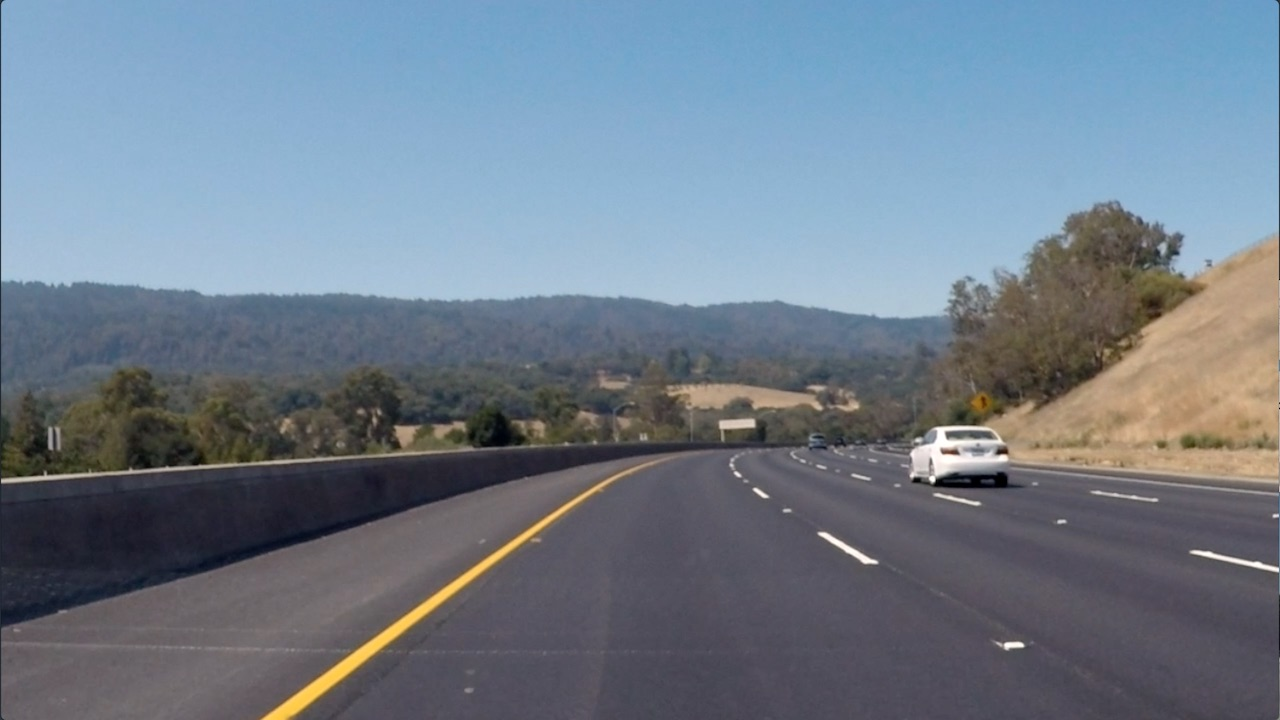
#> input picture test_images/test3.jpg, 1280 x 720 px
$ jupyter execute --allow-errors 'Lane Finding Using Computer Vision .ipynb'   (shell and % lines are left out)   (older library calls are emulated)
#> lines starting #> are read from the running program, lines starting #| are printed output that depends on the picture
[cell 1]
import numpy as np
import cv2
import glob
import matplotlib.pyplot as plt
import os
import pickle
from scipy.interpolate import UnivariateSpline
from scipy.signal import find_peaks_cwt
from moviepy.editor import VideoFileClip
from IPython.display import HTML
plt.figure(figsize=(10,8))
#> (this line was passed over: IPython is not available in this run)

[cell 2]
def display(image):
    plt.imshow(image),plt.show()

[cell 3]
def getCalibrationImages():
    images = glob.glob('camera_cal/calibration*.jpg')
    return images

[cell 4]
# [25 lines left out: function getObjImgpoints, not called in this run]

[cell 5]
# [4 lines left out: function getCalibrationImgSize, not called in this run]

[cell 6]
# [5 lines left out: function calibrateCamera, not called in this run]

[cell 7]
# [4 lines left out: function undistort, not called in this run]

[cell 8]
# [10 lines left out: function testundistort, not called in this run]

[cell 9]
def gettestimage():
    return(cv2.cvtColor(cv2.imread("test_images/test3.jpg"), cv2.COLOR_BGR2RGB))

[cell 10]
def warp_image(img,src,dst,img_size):
    # Apply perspective transform
    M      = cv2.getPerspectiveTransform(src, dst)
    warped = cv2.warpPerspective(img, M, img_size, flags=cv2.INTER_LINEAR)
    Minv   = cv2.getPerspectiveTransform(dst, src)

    return warped,Minv

[cell 11]
def apply_perspective_transform(image):
    # Applies bird-eye perspective transform to an image
    height,width = image.shape[0],image.shape[1]
#> height = 720; width = 1280

    Topleftpoint     = [np.uint(width/2) - .25*np.uint(width/2),np.uint(height/1.5)]
#> Topleftpoint = [480, 480]
    Toprightpoint    = [np.uint(width/2) + .25*np.uint(width/2),np.uint(height/1.5)]
#> Toprightpoint = [800, 480]
    Bottomleftpoint  = [0                                      ,np.uint(height)    ]
#> Bottomleftpoint = [0, 720]
    Bottomrightpoint = [np.uint(width)                         ,np.uint(height)    ]
#> Bottomrightpoint = [1280, 720]

    src              = np.float32([Bottomleftpoint,Bottomrightpoint,Toprightpoint,Topleftpoint])
#> src = [[0, 720], [1280, 720], [800, 480], [480, 480]]
    dst              = np.float32([[0,height]     ,[width,height]  ,[width,0]    ,[0,0]       ])
#> dst = [[0, 720], [1280, 720], [1280, 0], [0, 0]]

    warped,Minv_warp = warp_image(image,src,dst,(width,height)) # returns birds eye image
#> in warp_image, `M      = cv2.getPerspectiveTransform(src, dst)`: M = [[-0.8, -1.6, 1152], [0, -2.4, 1152], [0, -0.0025, 1]]
#> in warp_image, `warped = cv2.warpPerspective(img, M, img_size, flags=cv2.INTER_LINEAR)`:
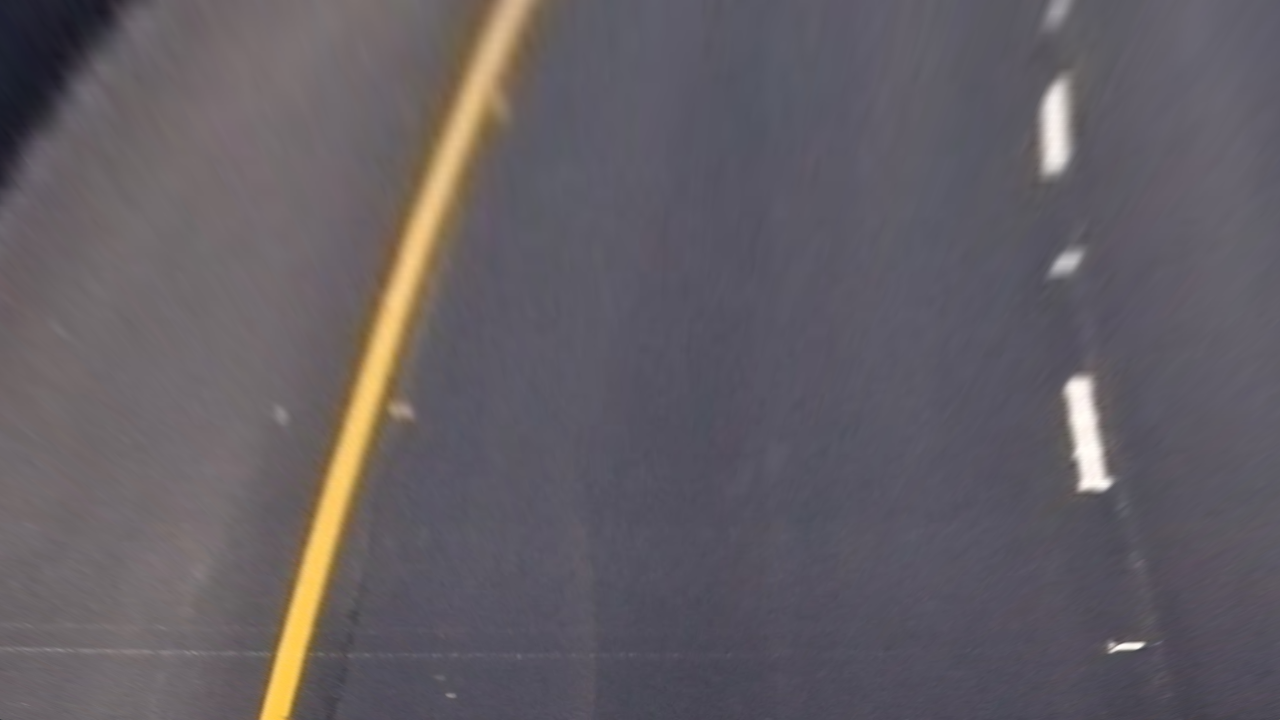
#> warped: shape (720, 1280, 3); mean R, G, B 99, 93.8, 99.5
#> in warp_image, `Minv   = cv2.getPerspectiveTransform(dst, src)`: Minv = [[0.25, -0.667, 480], [0, -0.417, 480], [0, -0.00104, 1]]
#> Minv_warp has the same summary as Minv in warp_image

    return warped,Minv_warp

[cell 12]
warped,_ =apply_perspective_transform(gettestimage())
display(warped)
#> (the call stopped at in display, `plt.imshow(image),plt.show()`: IPython is not available in this run)

$ run again, with test_images/test1.jpg copied over test_images/test3.jpg
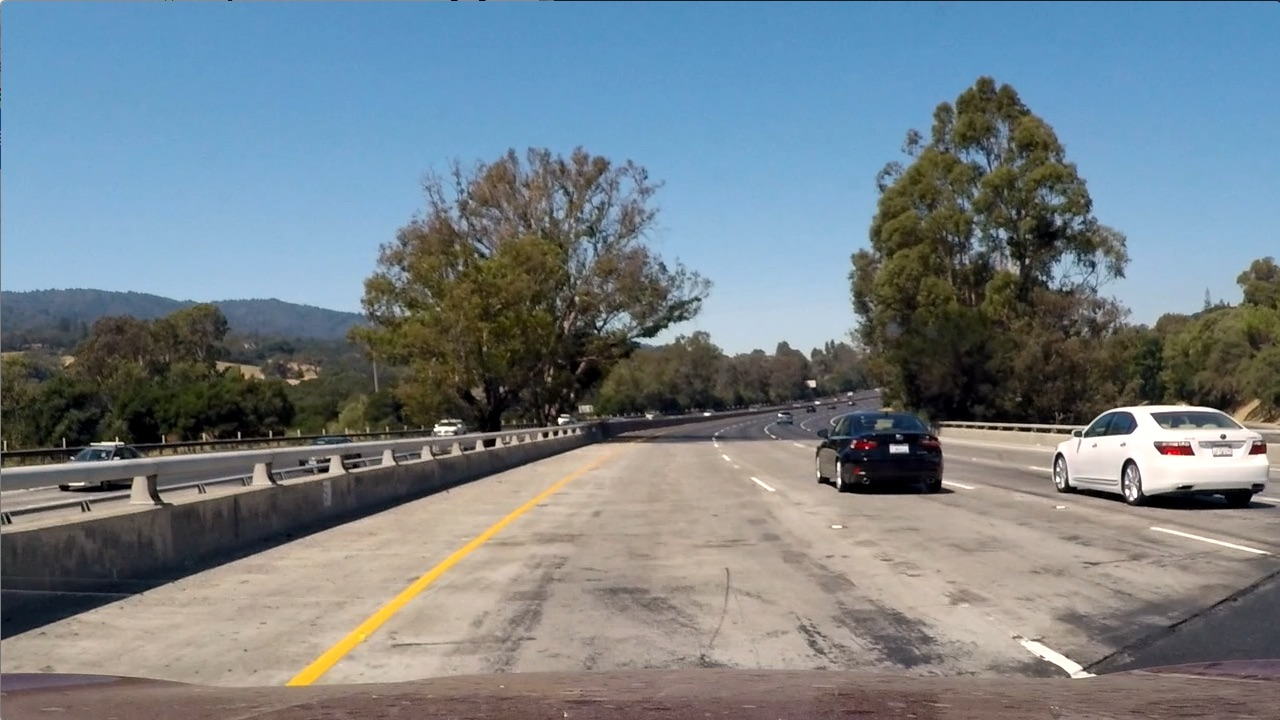
#> input picture test_images/test1.jpg, 1280 x 720 px
#> height = 720; width = 1280
#> Topleftpoint = [480, 480]
#> Toprightpoint = [800, 480]
#> Bottomleftpoint = [0, 720]
#> Bottomrightpoint = [1280, 720]
#> src = [[0, 720], [1280, 720], [800, 480], [480, 480]]
#> dst = [[0, 720], [1280, 720], [1280, 0], [0, 0]]
#> M = [[-0.8, -1.6, 1152], [0, -2.4, 1152], [0, -0.0025, 1]]
#> in warp_image, `warped = cv2.warpPerspective(img, M, img_size, flags=cv2.INTER_LINEAR)`:
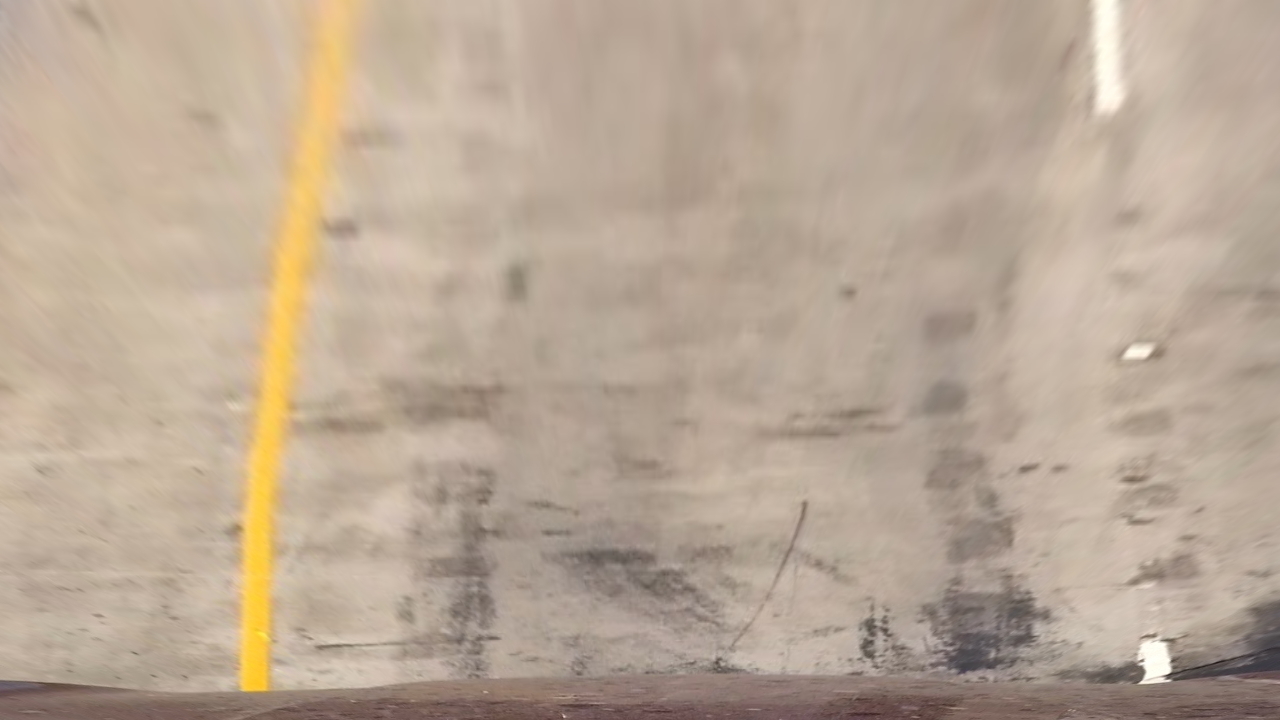
#> warped: shape (720, 1280, 3); mean R, G, B 185.5, 167.7, 149.9
#> Minv = [[0.25, -0.667, 480], [0, -0.417, 480], [0, -0.00104, 1]]
#> Minv_warp has the same summary as Minv in warp_image

$ run again, with test_images/test2.jpg copied over test_images/test3.jpg
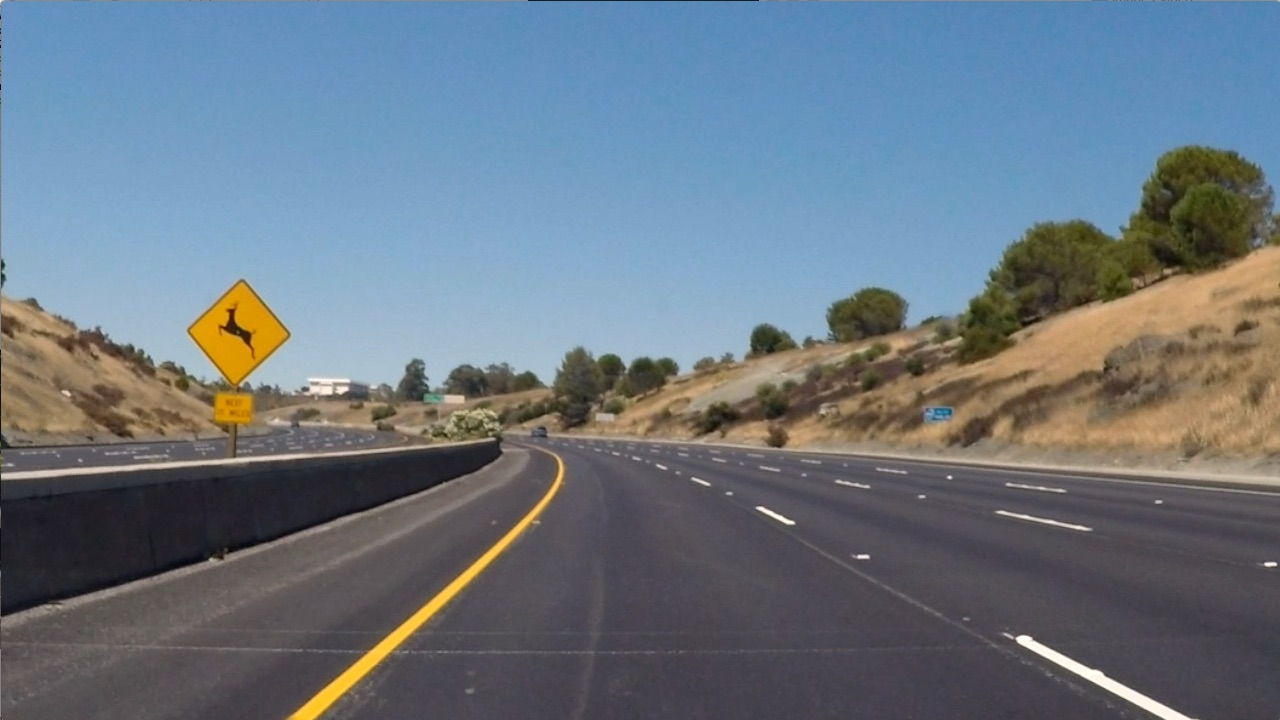
#> input picture test_images/test2.jpg, 1280 x 720 px
#> height = 720; width = 1280
#> Topleftpoint = [480, 480]
#> Toprightpoint = [800, 480]
#> Bottomleftpoint = [0, 720]
#> Bottomrightpoint = [1280, 720]
#> src = [[0, 720], [1280, 720], [800, 480], [480, 480]]
#> dst = [[0, 720], [1280, 720], [1280, 0], [0, 0]]
#> M = [[-0.8, -1.6, 1152], [0, -2.4, 1152], [0, -0.0025, 1]]
#> in warp_image, `warped = cv2.warpPerspective(img, M, img_size, flags=cv2.INTER_LINEAR)`:
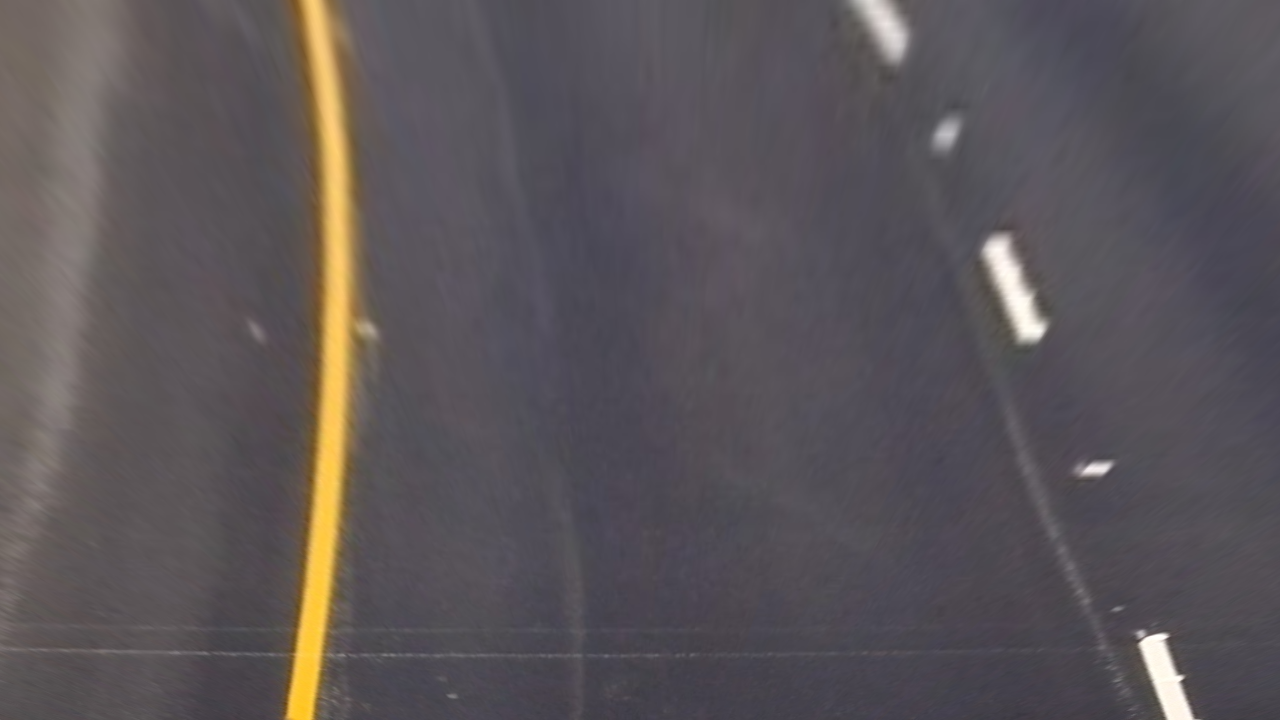
#> warped: shape (720, 1280, 3); mean R, G, B 91, 85.1, 88.2
#> Minv = [[0.25, -0.667, 480], [0, -0.417, 480], [0, -0.00104, 1]]
#> Minv_warp has the same summary as Minv in warp_image

$ run again, with test_images/test4.jpg copied over test_images/test3.jpg
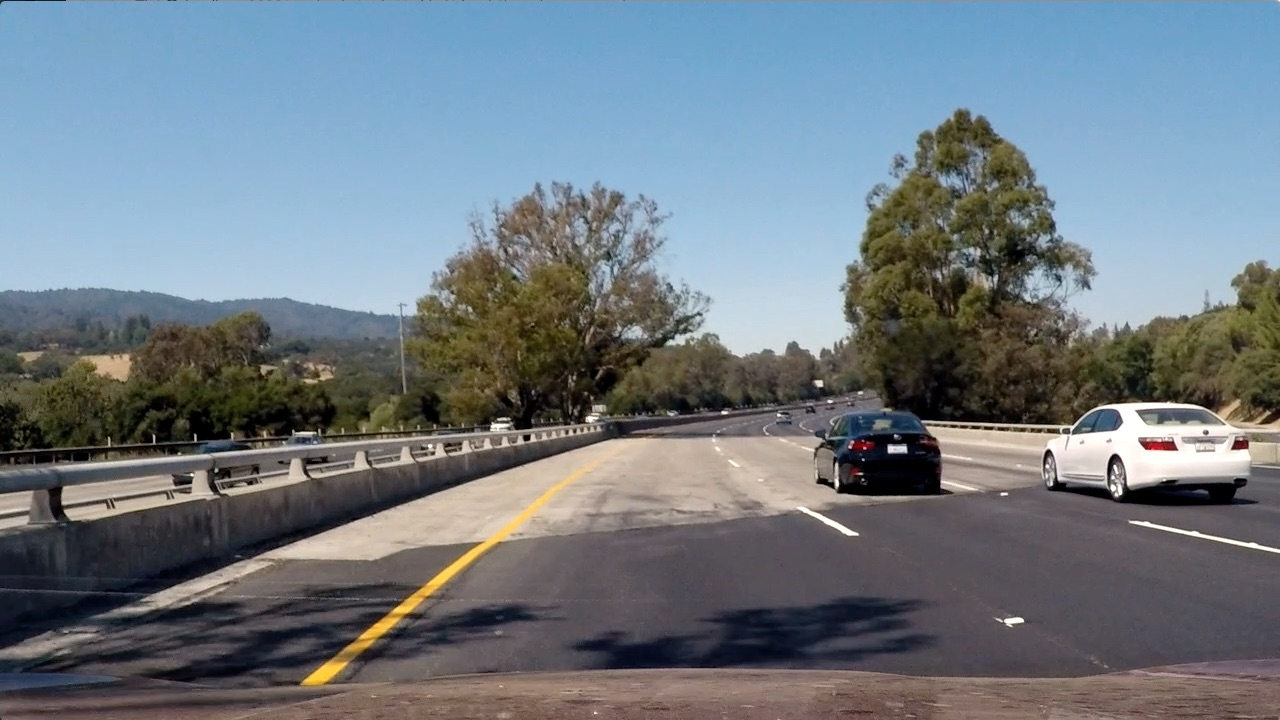
#> input picture test_images/test4.jpg, 1280 x 720 px
#> height = 720; width = 1280
#> Topleftpoint = [480, 480]
#> Toprightpoint = [800, 480]
#> Bottomleftpoint = [0, 720]
#> Bottomrightpoint = [1280, 720]
#> src = [[0, 720], [1280, 720], [800, 480], [480, 480]]
#> dst = [[0, 720], [1280, 720], [1280, 0], [0, 0]]
#> M = [[-0.8, -1.6, 1152], [0, -2.4, 1152], [0, -0.0025, 1]]
#> in warp_image, `warped = cv2.warpPerspective(img, M, img_size, flags=cv2.INTER_LINEAR)`:
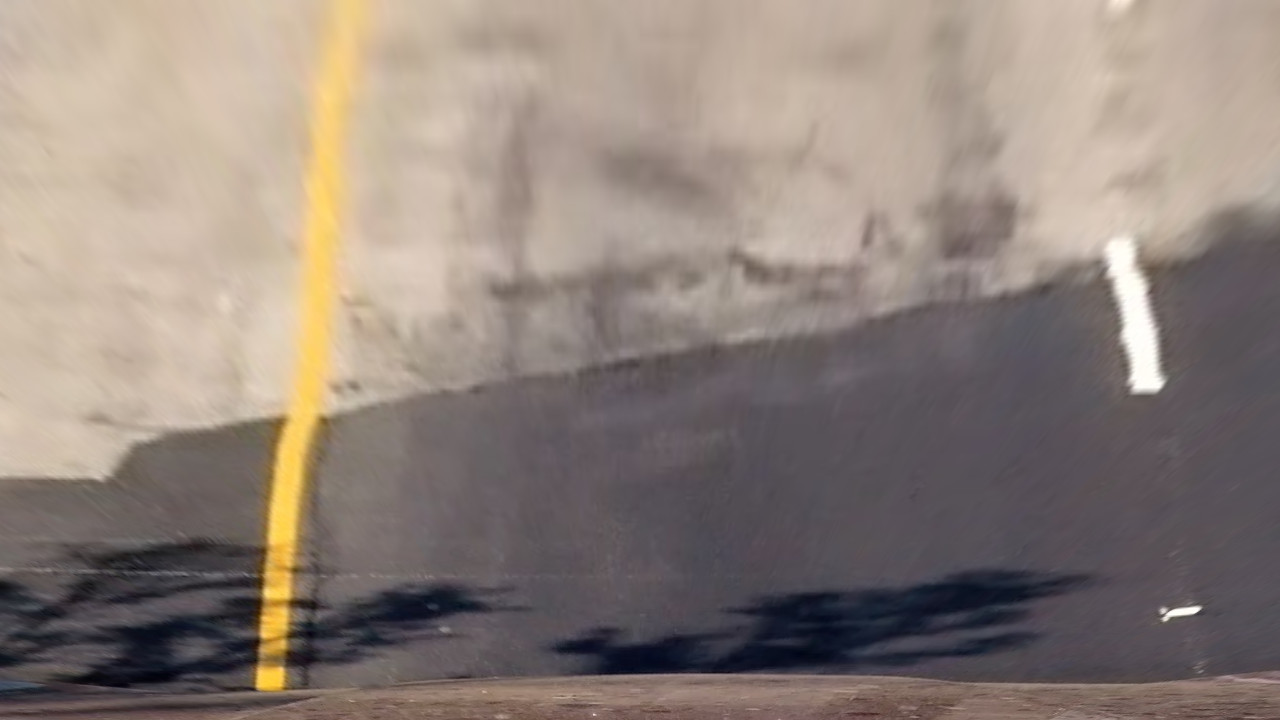
#> warped: shape (720, 1280, 3); mean R, G, B 142.6, 129.8, 122.1
#> Minv = [[0.25, -0.667, 480], [0, -0.417, 480], [0, -0.00104, 1]]
#> Minv_warp has the same summary as Minv in warp_image
